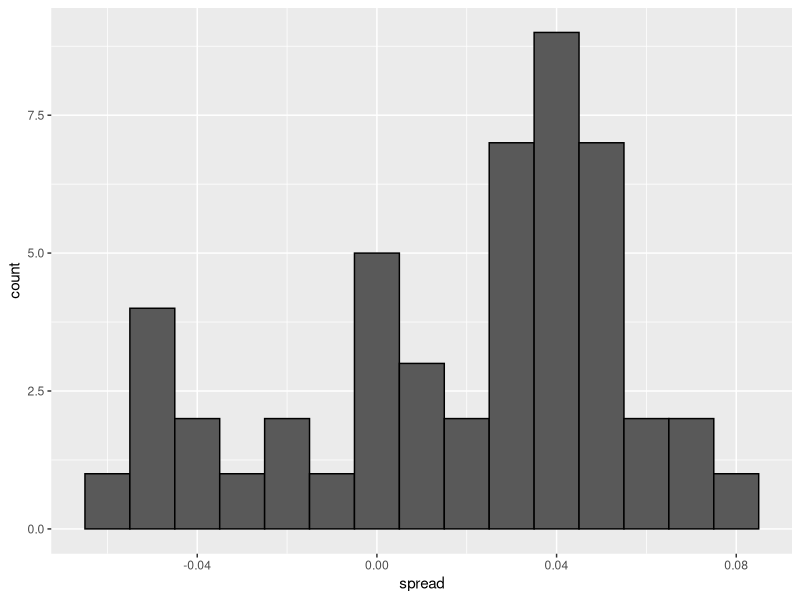
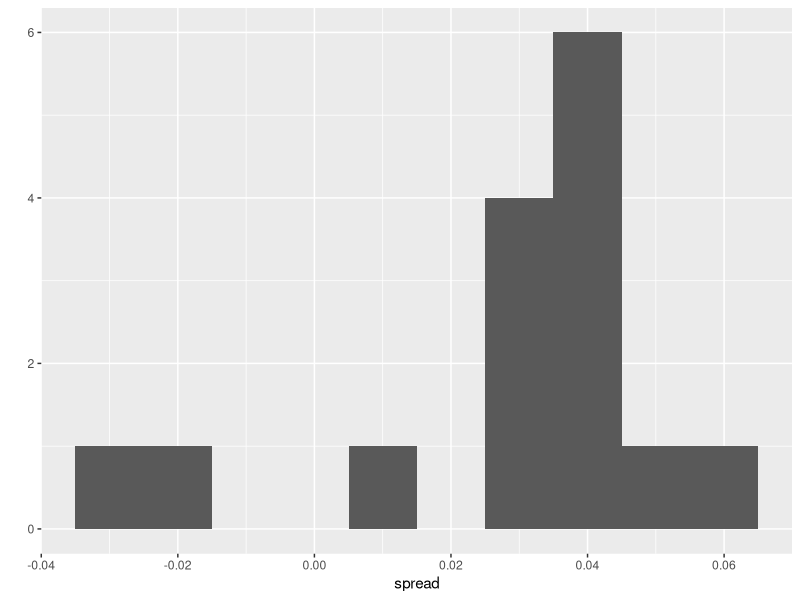
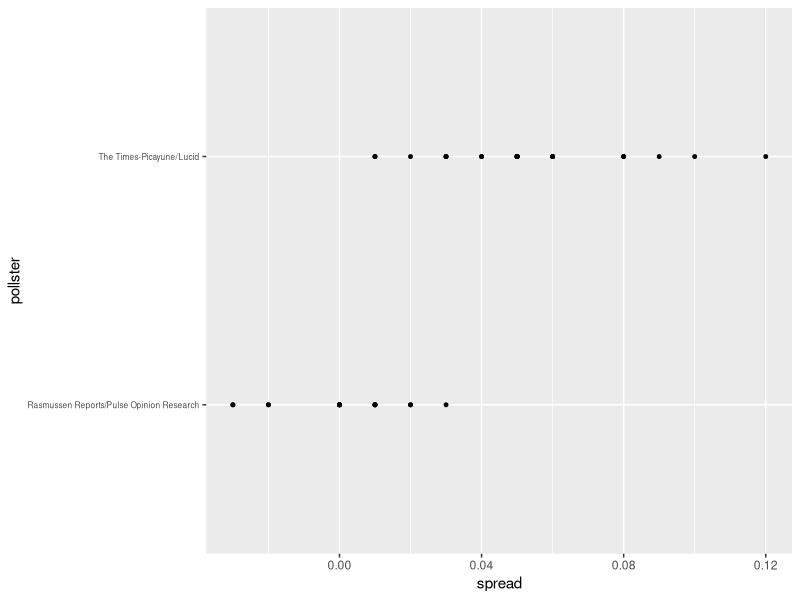

These figures' R source, in order:
## ---- chunk 1
library(tidyverse)
library(dslabs)
d <- 0.039
Ns <- c(1298, 533, 1342, 897, 774, 254, 812, 324, 1291, 1056, 2172, 516)
p <- (d + 1) / 2

polls <- map_df(Ns, function(N) {
  x <- sample(c(0,1), size=N, replace=TRUE, prob=c(1-p, p))
  x_hat <- mean(x)
  se_hat <- sqrt(x_hat * (1 - x_hat) / N)
  list(estimate = 2 * x_hat - 1, 
    low = 2*(x_hat - 1.96*se_hat) - 1, 
    high = 2*(x_hat + 1.96*se_hat) - 1,
    sample_size = N)
}) %>% mutate(poll = seq_along(Ns))
## ---- chunk 2
sum(polls$sample_size)
## ---- chunk 3
d_hat <- polls %>% 
  summarize(avg = sum(estimate*sample_size) / sum(sample_size)) %>% 
  pull(avg)
## ---- chunk 4
data(polls_us_election_2016)
## ---- chunk 5
polls <- polls_us_election_2016 %>% 
  filter(state == "U.S." & enddate >= "2016-10-31" &
           (grade %in% c("A+","A","A-","B+") | is.na(grade)))
## ---- chunk 6
polls <- polls %>% 
  mutate(spread = rawpoll_clinton/100 - rawpoll_trump/100)
## ---- chunk 7
d_hat <- polls %>% 
  summarize(d_hat = sum(spread * samplesize) / sum(samplesize)) %>% 
  pull(d_hat)
## ---- chunk 8
p_hat <- (d_hat+1)/2 
moe <- 1.96 * 2 * sqrt(p_hat * (1 - p_hat) / sum(polls$samplesize))
moe
## ---- chunk 9
polls %>%
  ggplot(aes(spread)) +
  geom_histogram(color="black", binwidth = .01)
## ---- chunk 10
polls %>% group_by(pollster) %>% summarize(n())
## ---- chunk 11
polls %>% group_by(pollster) %>% 
  filter(n() >= 6) %>%
  summarize(se = 2 * sqrt(p_hat * (1-p_hat) / median(samplesize)))
## ---- chunk 12
one_poll_per_pollster <- polls %>% group_by(pollster) %>% 
  filter(enddate == max(enddate)) %>%
  ungroup()
## ---- chunk 13
qplot(spread, data = one_poll_per_pollster, binwidth = 0.01)
## ---- chunk 14
sd(one_poll_per_pollster$spread)
## ---- chunk 15
results <- one_poll_per_pollster %>% 
  summarize(avg = mean(spread), 
            se = sd(spread) / sqrt(length(spread))) %>% 
  mutate(start = avg - 1.96 * se, 
         end = avg + 1.96 * se) 
round(results * 100, 1)
## ---- chunk 16
library(dslabs)
data(heights)
x <- heights %>% filter(sex == "Male") %>%
  pull(height)
## ---- chunk 17
mean(x)
sd(x)
## ---- chunk 18
N <- 50
x_bar <- sample(x, N, replace = TRUE)
mean(x_bar)
sd(x_bar)
## ---- chunk 19
sd(x_bar)
## ---- chunk 20
s <- sd(x_bar)
c(mean(x_bar)-1.96*s, mean(x_bar)+1.96*s)
## ---- chunk 21
B <- 10000
mu <- mean(x_bar)
N <- 50
h_sample <- replicate(B, {
  x_bar <- sample(x, N, replace = TRUE)
  intervals <- c(mean(x_bar)-1.96*s, mean(x_bar)+1.96*s)
  between(x_bar, intervals[1], intervals[2])
})
mean(h_sample)
## ---- chunk 22
data(polls_us_election_2016)
polls <- polls_us_election_2016 %>% 
  filter(pollster %in% c("Rasmussen Reports/Pulse Opinion Research",
                         "The Times-Picayune/Lucid") &
           enddate >= "2016-10-15" &
           state == "U.S.") %>% 
  mutate(spread = rawpoll_clinton/100 - rawpoll_trump/100) 
## ---- chunk 23
polls %>% ggplot(aes(spread, pollster))+
  geom_point(aes(),size=1)+
  theme(axis.text.y = element_text(size=6))
## ---- chunk 24
polls %>%
  filter(pollster=="Rasmussen Reports/Pulse Opinion Research") %>%
  summarize(N_1 = n())
## ---- chunk 25
polls %>% group_by(pollster) %>% summarize(sigma=sd(spread))
## ---- chunk 26
res <- polls %>% group_by(pollster) %>%
  summarize(avg = mean(spread), s = sd(spread), N=n())
est_m <- res$avg[2]-res$avg[1]
s_hat <- with(res, sqrt(s[2]^2/N[2] + s[1]^2/N[1]))
est_m + s_hat*qnorm(0.975)*c(-1,1)
## ---- chunk 27
z <- est_m/s_hat
1-(pnorm(z)-pnorm(-z))
## ---- chunk 28
polls <- polls_us_election_2016 %>% 
  filter(enddate >= "2016-10-15" &
           state == "U.S.") %>%
  group_by(pollster) %>%
  filter(n() >= 5) %>% 
  mutate(spread = rawpoll_clinton/100 - rawpoll_trump/100) %>%
  ungroup()
## ---- chunk 29
polls %>% group_by(pollster) %>%
  summarize(avg=mean(spread), se=sd(spread))
